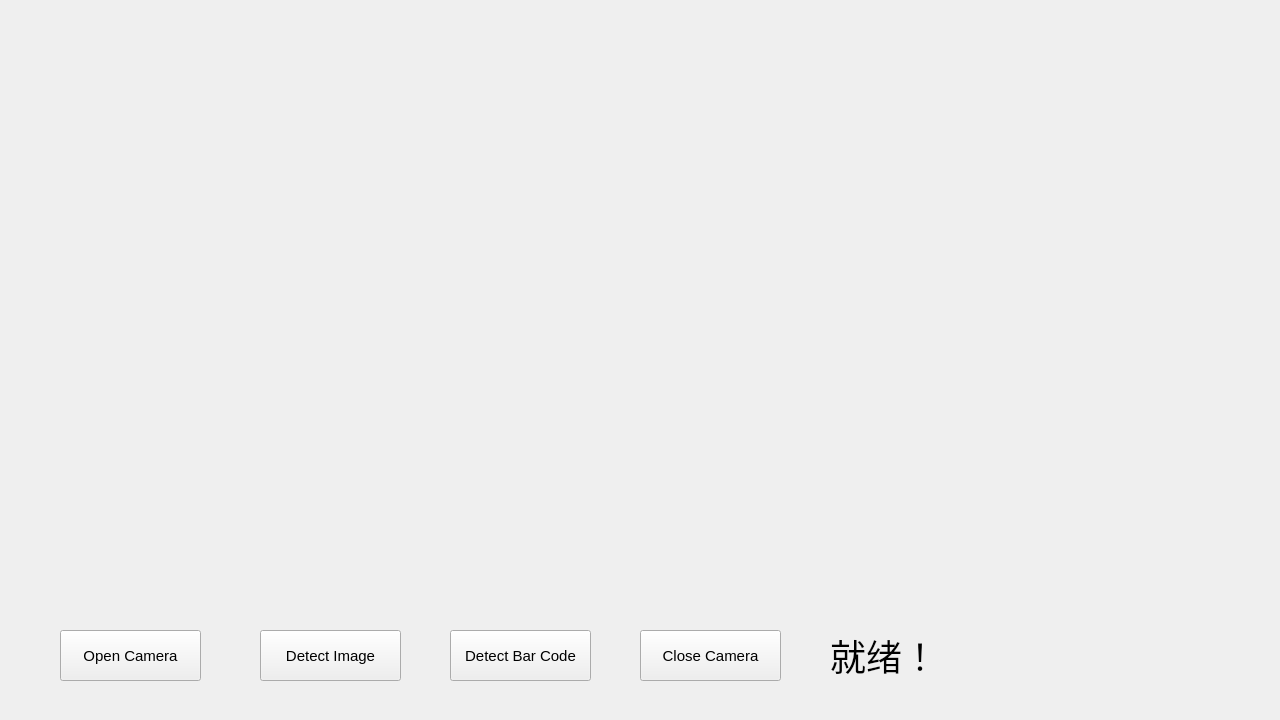
<?xml version="1.0" encoding="UTF-8"?>
<ui version="4.0">
 <class>Widget</class>
 <widget class="QWidget" name="Widget">
  <property name="geometry">
   <rect>
    <x>0</x>
    <y>0</y>
    <width>1280</width>
    <height>720</height>
   </rect>
  </property>
  <property name="font">
   <font>
    <pointsize>11</pointsize>
   </font>
  </property>
  <property name="windowTitle">
   <string>Widget</string>
  </property>
  <widget class="QPushButton" name="openCamera">
   <property name="geometry">
    <rect>
     <x>60</x>
     <y>630</y>
     <width>141</width>
     <height>51</height>
    </rect>
   </property>
   <property name="text">
    <string>Open Camera</string>
   </property>
  </widget>
  <widget class="QPushButton" name="detectImage">
   <property name="geometry">
    <rect>
     <x>260</x>
     <y>630</y>
     <width>141</width>
     <height>51</height>
    </rect>
   </property>
   <property name="text">
    <string>Detect Image</string>
   </property>
  </widget>
  <widget class="QPushButton" name="detectBarCode">
   <property name="geometry">
    <rect>
     <x>450</x>
     <y>630</y>
     <width>141</width>
     <height>51</height>
    </rect>
   </property>
   <property name="text">
    <string>Detect Bar Code</string>
   </property>
  </widget>
  <widget class="QPushButton" name="closeCamera">
   <property name="geometry">
    <rect>
     <x>640</x>
     <y>630</y>
     <width>141</width>
     <height>51</height>
    </rect>
   </property>
   <property name="text">
    <string>Close Camera</string>
   </property>
  </widget>
  <widget class="QLabel" name="barCodeShow">
   <property name="geometry">
    <rect>
     <x>830</x>
     <y>630</y>
     <width>351</width>
     <height>51</height>
    </rect>
   </property>
   <property name="font">
    <font>
     <pointsize>27</pointsize>
    </font>
   </property>
   <property name="text">
    <string>就绪！</string>
   </property>
  </widget>
  <widget class="QLabel" name="imgFrame">
   <property name="geometry">
    <rect>
     <x>60</x>
     <y>120</y>
     <width>681</width>
     <height>461</height>
    </rect>
   </property>
   <property name="text">
    <string/>
   </property>
  </widget>
 </widget>
 <resources/>
 <connections/>
</ui>
